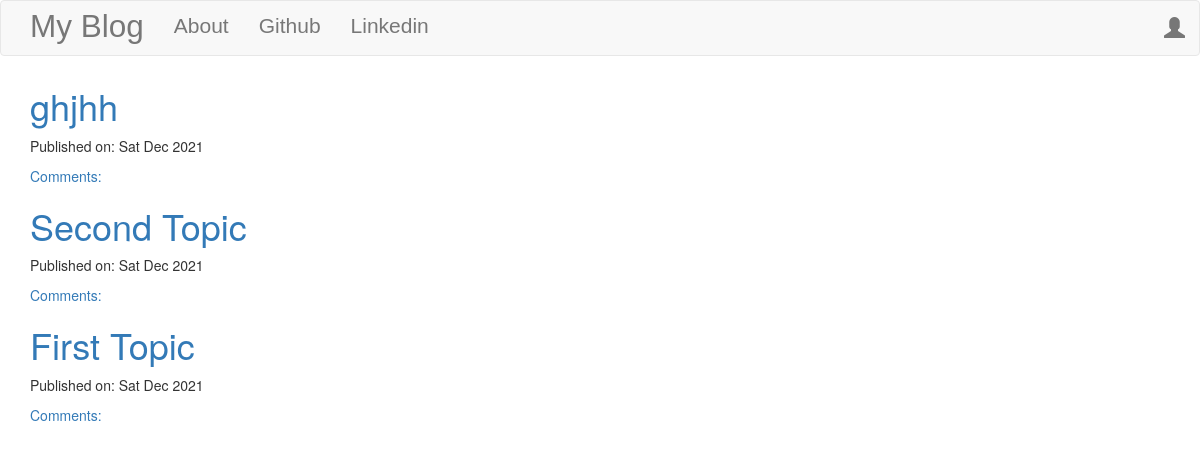
Before: / with the older database file.
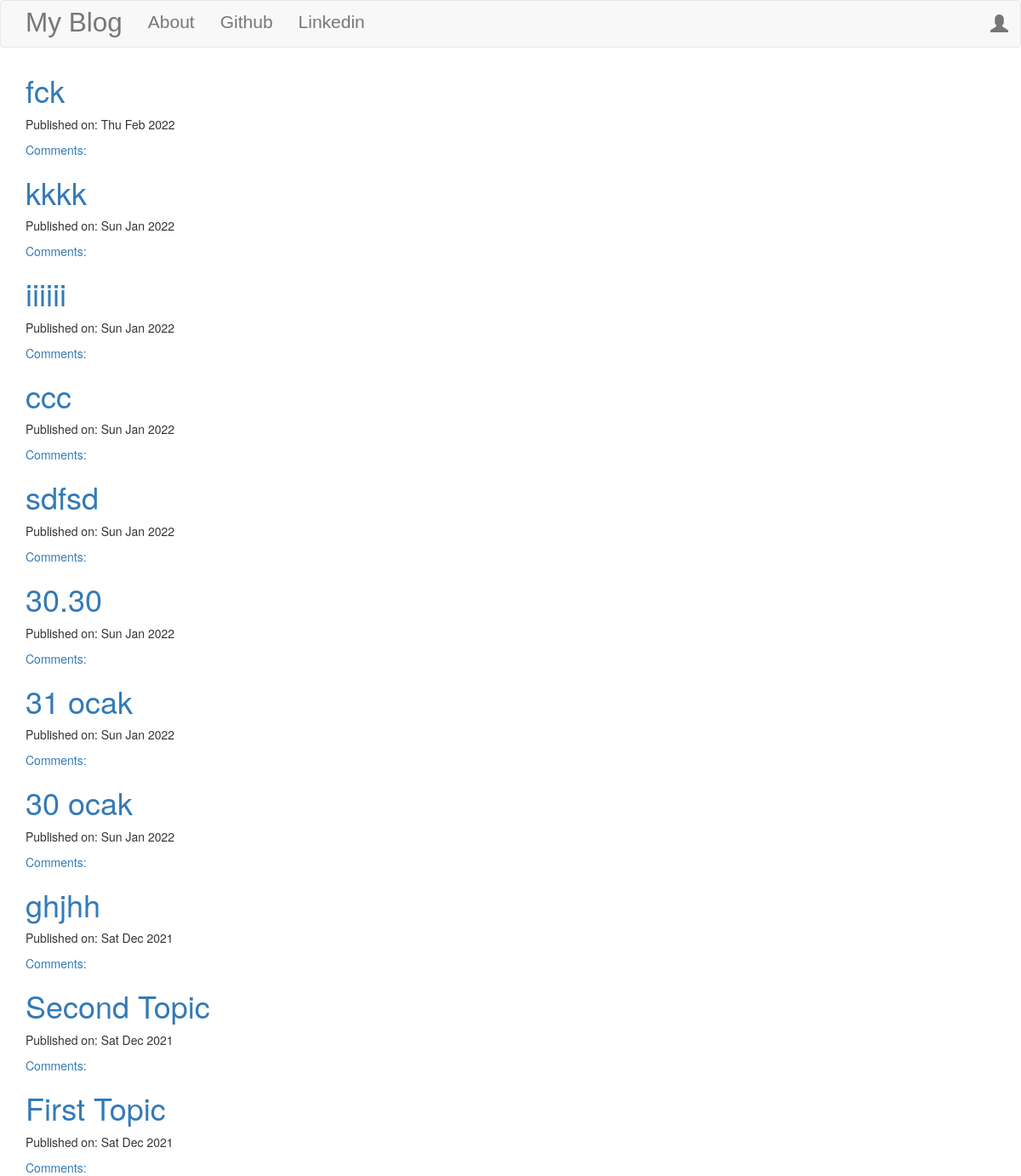
After: the same page with the newer database file.
### blog/models.py (models this page shows, shortened)
class Post(models.Model):
    author = models.ForeignKey('auth.User', on_delete=models.CASCADE)
    title = models.CharField(max_length=250)
    text = models.TextField()
    create_date = models.DateTimeField(default=timezone.now())
    published_date = models.DateTimeField(blank=True, null=True) #str olan fieldlar null olarak db'e kaydedilmemeli

### blog/views.py (the view)
# urls.py: path('', views.PostListView.as_view(), name='post_list'),
class PostListView(ListView):
    model = Post
    def get_queryset(self):
        return Post.objects.filter(published_date__lte=timezone.now()).order_by('-published_date')

### blog/templates/blog/post_list.html
{% extends 'blog/base.html' %}
{% block content %}
<div class="centerstage">
    {% for post in post_list %}
        <div class = "post">
            <h1><a href="{% url 'post_detail' pk=post.pk %}">{{post.title}}</a></h1>
            <div class="date">
                <p>Published on: {{post.published_date|date:"D M Y"}}</p>
            </div>
            <a href="{% url 'post_detail' pk=post.pk %}">Comments: {{post.approved_comments.count}}</a>
        </div>
    {% endfor %}
</div>
{% endblock %}

### blog/templates/blog/base.html (shortened to what this page needs)
<!doctype html>
{% load static %}
<html lang="en">
<head>
<link rel="stylesheet" href="https://maxcdn.bootstrapcdn.com/bootstrap/3.3.7/css/bootstrap.min.css">
    <link rel="stylesheet" href="//cdn.jsdelivr.net/medium-editor/latest/css/medium-editor.min.css" type="text/css" media="screen" charset="utf-8">
    <link rel="stylesheet" href="{% static 'css/blog.css' %}">
    </head>
<body class="loader">
    <nav class ="navbar navbar-default techfont custom-navbar">
        <div class="container">
            <ul class="nav navbar-nav">
                <li><a class="navbar-brand bigbrand" href="{% url 'post_list' %}">My Blog</a></li>
                <li><a href="{% url 'about'%}">About</a></li>
                <li><a href="https://www.github.com/mehmetozel">Github</a></li>
                <li><a href="https://www.linkedin.com/in/mehmetozel">Linkedin</a></li>
            </ul>
            <ul class="nav navbar-nav navbar-right">
                {% if user.is_authenticated %}
                    <li>
                        <a href="{% url 'post_new' %}">New Post</a>
                    </li>
                    <li>
                        <a href="{% url 'post_draft_list' %}">Drafts</a>
                    </li>
                    <li>
                        <a href="{% url 'logout'%}">Log Out</a>
                    </li>
                     <li>
                        <a >Welcome: {{ user.username }}</a>
                    </li>
                {% else %}
                    <li>
                        <a class="nav navbar-right" href="{% url 'login'%}"><span class='glyphicon glyphicon-user'></span></a>
                    </li>
                {% endif %}
            </ul>
        </div>
    </nav>
    <div class = "content container">
        <div class="row">
            <div class="col-md-8">
                <div class="blog_posts">
                    {% block content %}
                    {% endblock %}
                </div>
            </div>
        </div>
    </div>
</body>
</html>

### blog/static/css/blog.css (style rules this page uses)
.techfont { font-family: 'Karla', sans-serif; font-size: 1.5em; margin-bottom: 10px; }
.centerstage { margin-left: auto; margin-right: auto; }
.bigbrand { font-size: 1.5em; }
.loader { filter:hue-rotate(0deg); color:linear-gradient(45deg,#0f8,#08f); animation:hue 10000ms infinite linear; }

Changed rows visible on the page:
added Post: title "fck", published_date "Thu Feb 2022"
added Post: title "kkkk", published_date "Sun Jan 2022"
added Post: title "iiiiii", published_date "Sun Jan 2022"
added Post: title "ccc", published_date "Sun Jan 2022"
now on this page (row edited): Post: title "sdfsd", published_date "Sun Jan 2022"
added Post: title "30.30", published_date "Sun Jan 2022"
added Post: title "31 ocak", published_date "Sun Jan 2022"
added Post: title "30 ocak", published_date "Sun Jan 2022"
